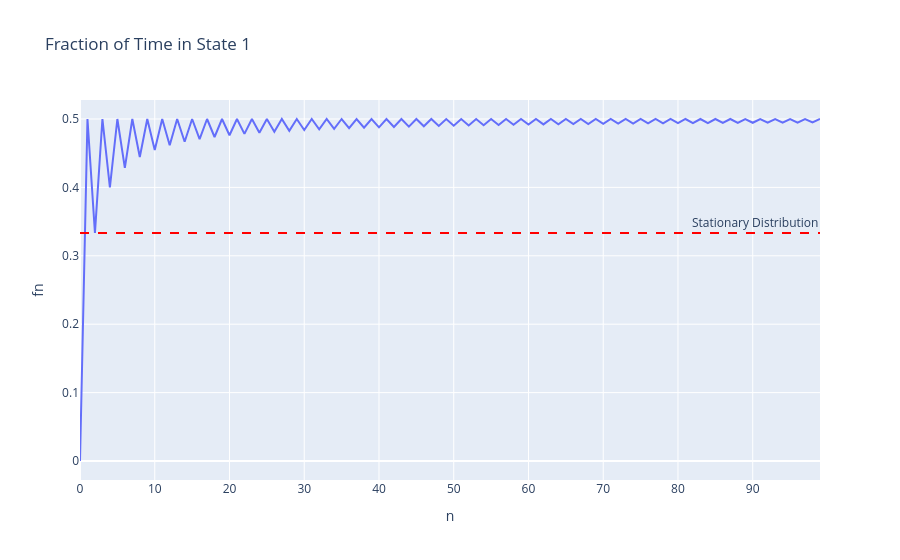
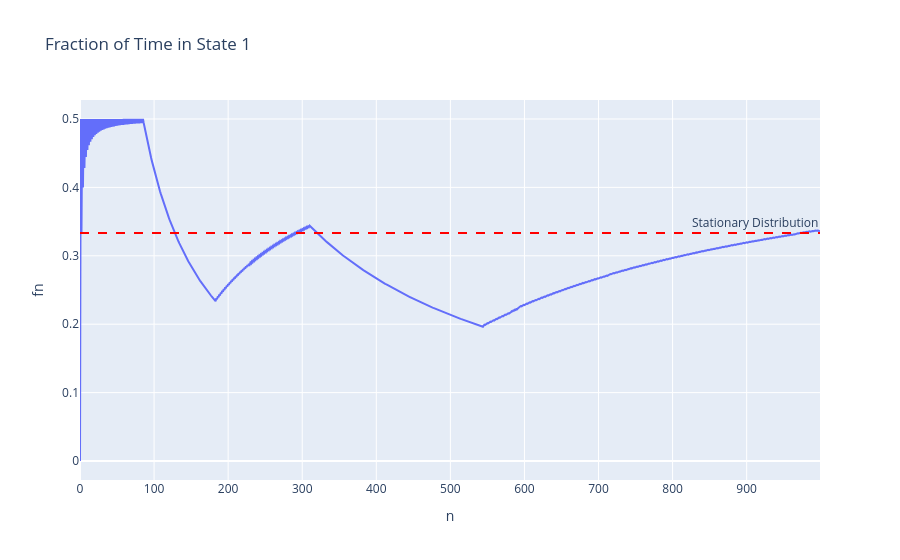
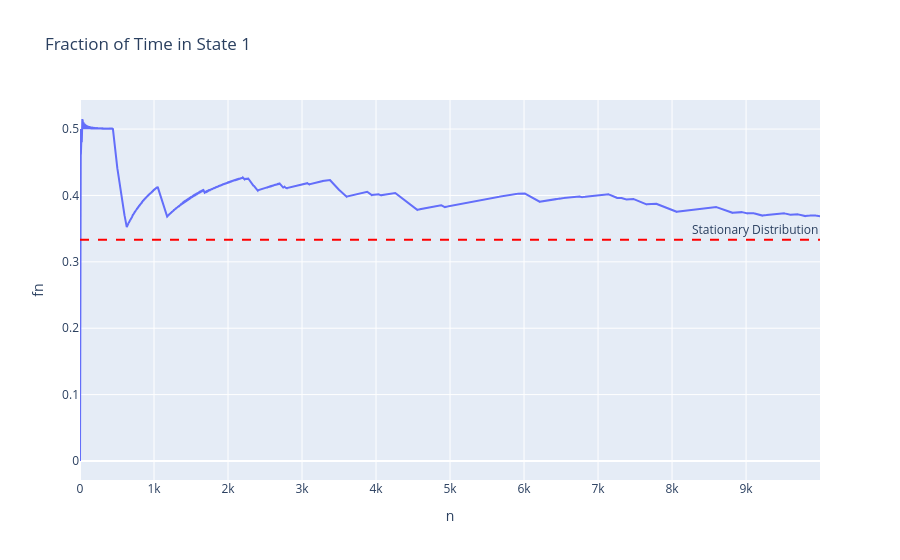

Notebook cell for these charts, in order:
### Code cell
# Simulating the Markov Chain
import numpy as np
import matplotlib.pyplot as plt
import plotly.graph_objects as go
def simulate_markov_chain(transition_matrix, start_state, steps):
    n_states = transition_matrix.shape[0]
    states = [start_state]
    current_state = start_state
    t1,t2,t3 = 0,0,0
    t1 +=1 # Initial value is 1 in this problem
    for _ in range(steps):
        # Sample next state based on current row of P
        next_state = np.random.choice(
            range(n_states), 
            p=transition_matrix[current_state]
        )
        states.append(next_state)
        current_state = next_state

        # Finding the time in each state
        if current_state == 0:
            t1 +=1
        elif current_state == 1:
            t2 +=1
        elif current_state == 2:
            t3 +=1
    time_in_states = [t1,t2,t3]
    return states,time_in_states

def fn(path,n):
    """ 
    Return the fraction of chains in state 1
    """
    count = 0
    for i in range(n):
        if path[i] == 0:
            count +=1
    f = count/(n+1)
    return f

# Givens 
a0 = 0.99
p = np.array([[1-a0,a0,0],[a0,0,1-a0],[0,1-a0,a0]])
A = p.T
N = [100,1000,10000]

# Looping through N values
for ni in N:
    path,time_in_states = simulate_markov_chain(p,0,ni)
    print(time_in_states)

    # Finding fraction time in state 1
    fraction = [fn(path,n) for n in range(ni)]

    fig = go.Figure()
    f_trace = go.Scatter(y=fraction,mode='lines',name='fn')
    fig.add_trace(f_trace)
    fig.add_hline(y=1/3, line_dash="dash", line_color="red", annotation_text="Stationary Distribution")
    fig.update_layout(title='Fraction of Time in State 1',xaxis_title='n',yaxis_title='fn')
    fig.show()

### Figure 1 — Plotly figure (JSON) as saved in the notebook; plotly's stock layout.template omitted (floating-point values rounded to 4 significant figures)
{"data": [{"mode": "lines", "name": "fn", "type": "scatter", "y": [0, 0.5, 0.3333, 0.5, 0.4, 0.5, 0.4286, 0.5, 0.4444, 0.5, 0.4545, 0.5, 0.4615, 0.5, 0.4667, 0.5, 0.4706, 0.5, 0.4737, 0.5, 0.4762, 0.5, 0.4783, 0.5, 0.48, 0.5, 0.4815, 0.5, 0.4828, 0.5, 0.4839, 0.5, 0.4848, 0.5, 0.4857, 0.5, 0.4865, 0.5, 0.4872, 0.5, 0.4878, 0.5, 0.4884, 0.5, 0.4889, 0.5, 0.4894, 0.5, 0.4898, 0.5, 0.4902, 0.5, 0.4906, 0.5, 0.4909, 0.5, 0.4912, 0.5, 0.4915, 0.5, 0.4918, 0.5, 0.4921, 0.5, 0.4923, 0.5, 0.4925, 0.5, 0.4928, 0.5, 0.493, 0.5, 0.4932, 0.5, 0.4933, 0.5, 0.4935, 0.5, 0.4937, 0.5, 0.4938, 0.5, 0.494, 0.5, 0.4941, 0.5, 0.4943, 0.5, 0.4944, 0.5, 0.4945, 0.5, 0.4946, 0.5, 0.4947, 0.5, 0.4948, 0.5, 0.4949, 0.5]}], "layout": {"annotations": [{"showarrow": false, "text": "Stationary Distribution", "x": 1, "xanchor": "right", "xref": "x domain", "y": 0.3333, "yanchor": "bottom", "yref": "y"}], "shapes": [{"line": {"color": "red", "dash": "dash"}, "type": "line", "x0": 0, "x1": 1, "xref": "x domain", "y0": 0.3333, "y1": 0.3333, "yref": "y"}], "title": {"text": "Fraction of Time in State 1"}, "xaxis": {"title": {"text": "n"}}, "yaxis": {"title": {"text": "fn"}}}}

### Figure 2 — Plotly figure (JSON) as saved in the notebook; plotly's stock layout.template omitted (floating-point values rounded to 4 significant figures; data arrays with more than 128 entries replaced by an {"elided": "..."} marker saying what was removed)
{"data": [{"mode": "lines", "name": "fn", "type": "scatter", "y": {"elided": "1000 float values"}}], "layout": {"annotations": [{"showarrow": false, "text": "Stationary Distribution", "x": 1, "xanchor": "right", "xref": "x domain", "y": 0.3333, "yanchor": "bottom", "yref": "y"}], "shapes": [{"line": {"color": "red", "dash": "dash"}, "type": "line", "x0": 0, "x1": 1, "xref": "x domain", "y0": 0.3333, "y1": 0.3333, "yref": "y"}], "title": {"text": "Fraction of Time in State 1"}, "xaxis": {"title": {"text": "n"}}, "yaxis": {"title": {"text": "fn"}}}}

### Figure 3 — Plotly figure (JSON) as saved in the notebook; plotly's stock layout.template omitted (floating-point values rounded to 4 significant figures; data arrays with more than 128 entries replaced by an {"elided": "..."} marker saying what was removed)
{"data": [{"mode": "lines", "name": "fn", "type": "scatter", "y": {"elided": "10000 float values"}}], "layout": {"annotations": [{"showarrow": false, "text": "Stationary Distribution", "x": 1, "xanchor": "right", "xref": "x domain", "y": 0.3333, "yanchor": "bottom", "yref": "y"}], "shapes": [{"line": {"color": "red", "dash": "dash"}, "type": "line", "x0": 0, "x1": 1, "xref": "x domain", "y0": 0.3333, "y1": 0.3333, "yref": "y"}], "title": {"text": "Fraction of Time in State 1"}, "xaxis": {"title": {"text": "n"}}, "yaxis": {"title": {"text": "fn"}}}}
